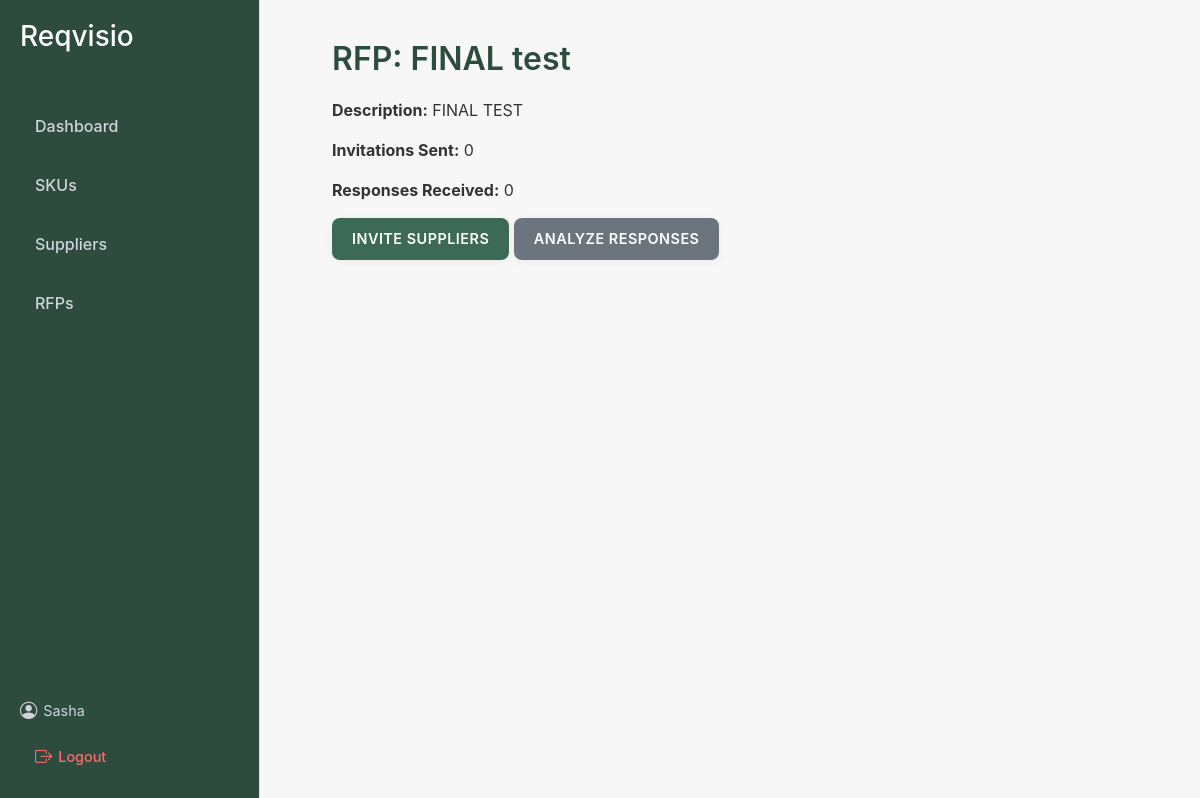
Page /procurement01/rfp_detail/301/ (signed in) on the committed database.
### procurement01/models.py (models this page shows, shortened)
class CustomUser(AbstractUser):
    company = models.ForeignKey(Company, on_delete=models.CASCADE, null=True)

class RFP(models.Model):
    title = models.CharField(max_length=255)
    description = models.TextField(blank = True)
    created_at = models.DateTimeField(auto_now_add=True)
    updated_at = models.DateTimeField(auto_now=True)
    deleted_at = models.DateTimeField(null=True, blank=True)

### procurement01/views.py (the view)
# urls.py: path('rfp_detail/<int:rfp_id>/', views.rfp_detail, name = 'rfp_detail'),
@login_required
def rfp_detail(request, rfp_id):
    rfp = get_object_or_404(RFP, id=rfp_id)
    invitations_sent = rfp.invitations.count()
    responses_received = rfp.responses.filter(is_finalized=True).count()
    context = {
        'rfp': rfp,
        'invitations_sent': invitations_sent,
        'responses_received': responses_received,
    }
    return render(request, 'procurement01/rfp_detail.html', context)

### procurement01/templates/procurement01/rfp_detail.html
{% extends 'procurement01/layout.html' %}
{% block content %}
<h2>RFP: {{ rfp.title }}</h2>
<p><strong>Description:</strong> {{ rfp.description }}</p>
<div class="rfp-stats">
    <p><strong>Invitations Sent:</strong> {{ invitations_sent }}</p>
    <p><strong>Responses Received:</strong> {{ responses_received }}</p>
</div>
<a href="{% url 'invite_suppliers' rfp.id %}" class="btn btn-primary">Invite Suppliers</a>
<a href="{% url 'general_question_table' rfp.id %}" class="btn btn-secondary">Analyze responses</a>
{% endblock %}

### procurement01/templates/procurement01/layout.html (shortened to what this page needs)
{% load static %}
<!DOCTYPE html>
<html lang="en">
<head>
    <link href="https://cdn.jsdelivr.net/npm/bootstrap@5.3.0-alpha3/dist/css/bootstrap.min.css" rel="stylesheet">
    <link href="https://cdn.jsdelivr.net/npm/select2@4.1.0/dist/css/select2.min.css" rel="stylesheet" />
    <link href="https://cdn.jsdelivr.net/npm/choices.js/public/assets/styles/choices.min.css" rel="stylesheet">
    <link href="https://cdn.jsdelivr.net/npm/bootstrap-icons@1.10.0/font/bootstrap-icons.css" rel="stylesheet">
    <link href="{% static 'style.css' %}" rel="stylesheet">
</head>
<body>
    <div class="sidebar d-flex flex-column">
        <h3>Reqvisio</h3>
        {% if user.is_authenticated %}
            {% if user.company.company_type == 'Procurer' %}
                <div class="nav-links">
                    <a href="{% url 'dashboard' %}">Dashboard</a>
                    <a href="{% url 'sku_list' %}">SKUs</a>
                    <a href="{% url 'supplier_list' %}">Suppliers</a>
                    <a href="{% url 'rfp_list' %}">RFPs</a>
                </div>
                <div class="user-info mt-auto">
                    <span><i class="bi bi-person-circle"></i> {{ user.username }}</span>
                    <a href="{% url 'logout' %}" class="logout-link"><i class="bi bi-box-arrow-right"></i> Logout</a>
                </div>
            {% endif %}
        {% endif %}
    </div>
    <div class="main-content" id="main-content">
        <div class="container">
            {% block content %}{% endblock %}
        </div>
    </div>
</body>
</html>

### procurement01/static/style.css (style rules this page uses)
body { font-family: -apple-system, BlinkMacSystemFont, "Segoe UI", Roboto, Helvetica, Arial, sans-serif; background-color: #f7f7f7; color: #333; display: flex; margin: 0; padding: 0; overflow-y: auto; }
.main-content { margin-left: 280px; padding: 40px; width: calc(100% - 280px); }
h2 { color: #2d4c3e; font-weight: 600; margin-bottom: 20px; }
.sidebar { width: 260px; background-color: #2d4c3e; height: 100vh; padding: 20px; position: fixed; color: #ffffff; display: flex; flex-direction: column; justify-content: space-between; gap: 30px; border-right: 1px solid #e0e0e0; }
.sidebar h3 { margin-bottom: 20px; }
.sidebar .nav-links { display: flex; flex-direction: column; gap: 15px; }
.sidebar a { text-decoration: none; color: #d1d5db; font-size: 1em; font-weight: 500; padding: 10px 15px; border-radius: 8px; transition: background-color 0.3s; }
.sidebar .user-info { display: flex; flex-direction: column; gap: 10px; font-size: 0.9rem; color: #ced4da; margin-top: auto; }
.sidebar .user-info span, .sidebar .logout-link { display: flex; align-items: center; gap: 6px; }
.sidebar .user-info i, .sidebar .logout-link i { font-size: 1.2em; }
.sidebar .logout-link { color: #ff6b6b; text-decoration: none; }
.btn { font-size: 0.9em; border-radius: 8px; padding: 10px 20px; font-weight: 600; text-transform: uppercase; letter-spacing: 0.5px; border: none; box-shadow: 0px 2px 8px rgba(0, 0, 0, 0.05); transition: background-color 0.3s; }
.btn-primary { background-color: #3c6a56; color: #ffffff; }
.btn-primary { background-color: #3c6a56; border: none; font-weight: 600; text-transform: uppercase; padding: 10px 20px; border-radius: 8px; transition: background-color 0.3s; }
.btn-primary { background-color: #3c6a56; border-color: #3c6a56; }
.btn-secondary { background-color: #6c757d; border-color: #6c757d; }

### rows in the picture
CustomUser: username "Sasha"
RFP: title "FINAL test", description "FINAL TEST"

### other values in the picture
{{ invitations_sent }} "0"
{{ responses_received }} "0"
